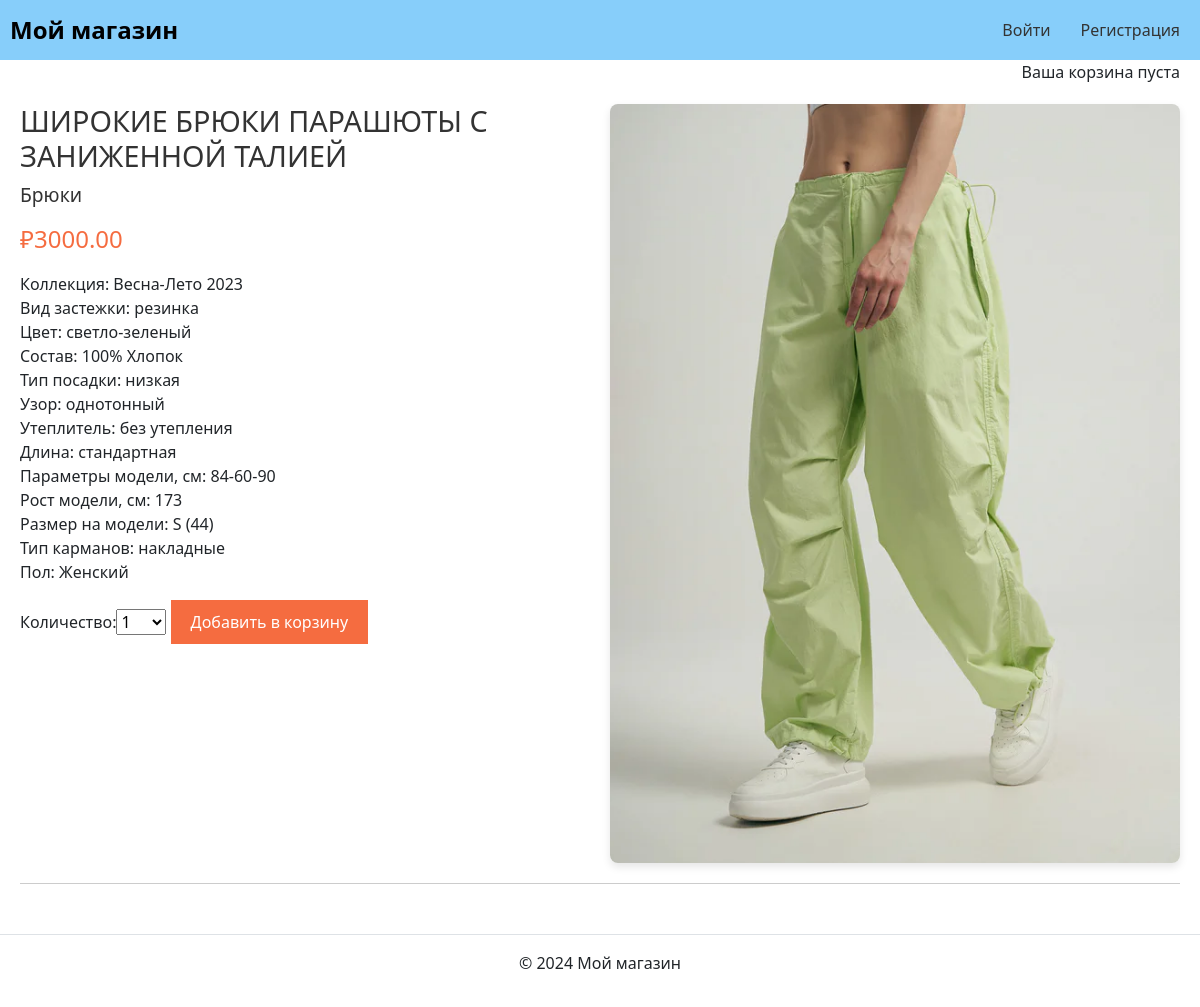
Page /4/shirokie-bryuki-parashyuty-s-zanizhennoj-taliej/ on the committed database.
### items/models.py (models this page shows, shortened)
class Product(models.Model):
    category = models.ForeignKey(
        Category,
        related_name='products',
        on_delete=models.DO_NOTHING,
        verbose_name='Категория'
        )
    name = models.CharField(
        max_length=200,
        db_index=True,
        verbose_name='Название продукта'
        )
    slug = models.SlugField(
        max_length=200,
        db_index=True
        )
    image = models.ImageField(
        upload_to='products/',
        blank=True
        )
    description = models.TextField(
        blank=True,
        verbose_name='Описание продукта'
        )
    price = models.DecimalField(
        max_digits=10,
        decimal_places=2,
        verbose_name='Цена продукта'
        )
    stock = models.PositiveIntegerField(
        default=1
        )
    available = models.BooleanField(
        default=True,
        verbose_name='Доступность продукта'
        )
    class Meta:
        ordering = ('name',)
        index_together = (('id', 'slug'),)
        verbose_name = 'Продукт'
        verbose_name_plural = 'Продукты'

class Category(models.Model):
    name = models.CharField(
        max_length=200,
        db_index=True,
        verbose_name='Название категории')
    slug = models.SlugField(max_length=200, db_index=True, unique=True)
    class Meta:
        ordering = ('name',)
        verbose_name = 'Категория'
        verbose_name_plural = 'Категории'
    def __str__(self):
        return self.name
    def get_absolute_url(self):
        return reverse('shop:product_list_by_category',
                        args=[self.slug])

### items/views.py (the view)
def get_product_detail(request, id, slug):
    product = get_object_or_404(Product,
                                id=id,
                                slug=slug,
                                available=True)
    cart_product_form = CartAddProductForm()
    return render(request, 'shop/product/detail.html', {'product': product,
                                                        'cart_product_form': cart_product_form})

### cart/forms.py
class CartAddProductForm(forms.Form):
    quantity = forms.TypedChoiceField(choices=PRODUCT_QUANTITY_CHOICES, coerce=int, label="Количество",)
    update = forms.BooleanField(required=False, initial=False, widget=forms.HiddenInput)

### cart/cart.py (called while the page is built)
    def __len__(self):
        return sum(item['quantity'] for item in self.cart.values())

### cart/context_processors.py (called while the page is built)
def cart(request):
    return {'cart': Cart(request)}

### templates/shop/product/detail.html (shortened to what this page needs)
{% extends "shop/base.html" %}
{% load static %}
{% block content %}
<div class="container">
    <div class="product-detail">
        <div class="product-info">
            <h2>{{ product.name }}</h2>
            <h3><a href="{{ product.category.get_absolute_url }}">{{ product.category }}</a></h3>
            <p class="price">₽{{ product.price }}</p>
            {{ product.description|linebreaks }}
            <form action="{% url "cart:cart_add" product.id %}" method="post">
                {{ cart_product_form }}
                <input type="submit" value="Добавить в корзину">
            </form>
        </div>
        <div class="product-image">
            <img src="{% if product.image %}{{ product.image.url }}{% else %}{% static "img/no_image.png" %}{% endif %}" alt="Изображение продукта">
        </div>
    </div>
</div>
{% endblock %}

### templates/shop/product/detail.html (style rules this page uses)
.container { max-width: 1200px; margin: 0 auto; padding: 20px; }
.product-detail { display: flex; justify-content: space-between; align-items: flex-start; margin-bottom: 30px; border-bottom: 1px solid #ccc; padding-bottom: 20px; }
.product-info { flex: 1; padding-right: 20px; }
.product-info h2 { font-size: 1.8em; color: #333; margin-bottom: 10px; }
.product-info h3 { font-size: 1.2em; color: #333; margin-bottom: 15px; }
.product-info h3 a { text-decoration: none; color: #333; }
.price { font-size: 1.5em; color: #f56c40; margin-bottom: 15px; }
.product-image { flex: 1; text-align: center; }
.product-image img { max-width: 100%; height: auto; border-radius: 8px; box-shadow: 0 4px 8px rgba(0, 0, 0, 0.1); }
.product-info form { margin-top: 15px; }
.product-info form input[type="submit"] { background-color: #f56c40; color: white; border: none; padding: 10px 20px; font-size: 1em; cursor: pointer; transition: background-color 0.3s ease; }

### rows in the picture
Product: name "ШИРОКИЕ БРЮКИ ПАРАШЮТЫ С ЗАНИЖЕННОЙ ТАЛИЕЙ", category "Брюки", price "3000.00", description "Коллекция: Весна-Лето 2023 Вид застежки: резинка Цвет: светло-зеленый Состав: 100% Хлопок Тип посадки: низкая Узор: однотонный Утеплитель: без утепления Длина: стандартная Параметры модели, см: 84-60-90 Рост модели, см: 173 Размер на модели: S (44) Тип карманов: накладные Пол: Женский", image (picture)
